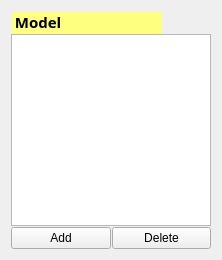
     <widget class="QWidget" name="layoutWidget">
      <layout class="QVBoxLayout" name="_2" stretch="0,0,0">
       <property name="spacing">
        <number>1</number>
       </property>
       <property name="sizeConstraint">
        <enum>QLayout::SetMinAndMaxSize</enum>
       </property>
       <item>
        <widget class="QLabel" name="label_3">
         <property name="maximumSize">
          <size>
           <width>150</width>
           <height>16777215</height>
          </size>
         </property>
         <property name="palette">
          <palette>
           <active>
            <colorrole role="WindowText">
             <brush brushstyle="SolidPattern">
              <color alpha="255">
               <red>0</red>
               <green>0</green>
               <blue>0</blue>
              </color>
             </brush>
            </colorrole>
            <colorrole role="Button">
             <brush brushstyle="SolidPattern">
              <color alpha="255">
               <red>255</red>
               <green>255</green>
               <blue>127</blue>
              </color>
             </brush>
            </colorrole>
            <colorrole role="Light">
             <brush brushstyle="SolidPattern">
              <color alpha="255">
               <red>255</red>
               <green>255</green>
               <blue>255</blue>
              </color>
             </brush>
            </colorrole>
            <colorrole role="Midlight">
             <brush brushstyle="SolidPattern">
              <color alpha="255">
               <red>255</red>
               <green>255</green>
               <blue>191</blue>
              </color>
             </brush>
            </colorrole>
            <colorrole role="Dark">
             <brush brushstyle="SolidPattern">
              <color alpha="255">
               <red>127</red>
               <green>127</green>
               <blue>63</blue>
              </color>
             </brush>
            </colorrole>
            <colorrole role="Mid">
             <brush brushstyle="SolidPattern">
              <color alpha="255">
               <red>170</red>
               <green>170</green>
               <blue>84</blue>
              </color>
             </brush>
            </colorrole>
            <colorrole role="Text">
             <brush brushstyle="SolidPattern">
              <color alpha="255">
               <red>0</red>
               <green>0</green>
               <blue>0</blue>
              </color>
             </brush>
            </colorrole>
            <colorrole role="BrightText">
             <brush brushstyle="SolidPattern">
              <color alpha="255">
               <red>255</red>
               <green>255</green>
               <blue>255</blue>
              </color>
             </brush>
            </colorrole>
            <colorrole role="ButtonText">
             <brush brushstyle="SolidPattern">
              <color alpha="255">
               <red>0</red>
               <green>0</green>
               <blue>0</blue>
              </color>
             </brush>
            </colorrole>
            <colorrole role="Base">
             <brush brushstyle="SolidPattern">
              <color alpha="255">
               <red>255</red>
               <green>255</green>
               <blue>255</blue>
              </color>
             </brush>
            </colorrole>
            <colorrole role="Window">
             <brush brushstyle="SolidPattern">
              <color alpha="255">
               <red>255</red>
               <green>255</green>
               <blue>127</blue>
              </color>
             </brush>
            </colorrole>
            <colorrole role="Shadow">
             <brush brushstyle="SolidPattern">
              <color alpha="255">
               <red>0</red>
               <green>0</green>
               <blue>0</blue>
              </color>
             </brush>
            </colorrole>
            <colorrole role="AlternateBase">
             <brush brushstyle="SolidPattern">
              <color alpha="255">
               <red>255</red>
               <green>255</green>
               <blue>191</blue>
              </color>
             </brush>
            </colorrole>
            <colorrole role="ToolTipBase">
             <brush brushstyle="SolidPattern">
              <color alpha="255">
               <red>255</red>
               <green>255</green>
               <blue>220</blue>
              </color>
             </brush>
            </colorrole>
            <colorrole role="ToolTipText">
             <brush brushstyle="SolidPattern">
              <color alpha="255">
               <red>0</red>
               <green>0</green>
               <blue>0</blue>
              </color>
             </brush>
            </colorrole>
           </active>
           <inactive>
            <colorrole role="WindowText">
             <brush brushstyle="SolidPattern">
              <color alpha="255">
               <red>0</red>
               <green>0</green>
               <blue>0</blue>
              </color>
             </brush>
            </colorrole>
            <colorrole role="Button">
             <brush brushstyle="SolidPattern">
              <color alpha="255">
               <red>255</red>
               <green>255</green>
               <blue>127</blue>
              </color>
             </brush>
            </colorrole>
            <colorrole role="Light">
             <brush brushstyle="SolidPattern">
              <color alpha="255">
               <red>255</red>
               <green>255</green>
               <blue>255</blue>
              </color>
             </brush>
            </colorrole>
            <colorrole role="Midlight">
             <brush brushstyle="SolidPattern">
              <color alpha="255">
               <red>255</red>
               <green>255</green>
               <blue>191</blue>
              </color>
             </brush>
            </colorrole>
            <colorrole role="Dark">
             <brush brushstyle="SolidPattern">
              <color alpha="255">
               <red>127</red>
               <green>127</green>
               <blue>63</blue>
              </color>
             </brush>
            </colorrole>
            <colorrole role="Mid">
             <brush brushstyle="SolidPattern">
              <color alpha="255">
               <red>170</red>
               <green>170</green>
               <blue>84</blue>
              </color>
             </brush>
            </colorrole>
            <colorrole role="Text">
             <brush brushstyle="SolidPattern">
              <color alpha="255">
               <red>0</red>
               <green>0</green>
               <blue>0</blue>
              </color>
             </brush>
            </colorrole>
            <colorrole role="BrightText">
             <brush brushstyle="SolidPattern">
              <color alpha="255">
               <red>255</red>
               <green>255</green>
               <blue>255</blue>
              </color>
             </brush>
            </colorrole>
            <colorrole role="ButtonText">
             <brush brushstyle="SolidPattern">
              <color alpha="255">
               <red>0</red>
               <green>0</green>
               <blue>0</blue>
              </color>
             </brush>
            </colorrole>
            <colorrole role="Base">
             <brush brushstyle="SolidPattern">
              <color alpha="255">
               <red>255</red>
               <green>255</green>
               <blue>255</blue>
              </color>
             </brush>
            </colorrole>
            <colorrole role="Window">
             <brush brushstyle="SolidPattern">
              <color alpha="255">
               <red>255</red>
               <green>255</green>
               <blue>127</blue>
              </color>
             </brush>
            </colorrole>
            <colorrole role="Shadow">
             <brush brushstyle="SolidPattern">
              <color alpha="255">
               <red>0</red>
               <green>0</green>
               <blue>0</blue>
              </color>
             </brush>
            </colorrole>
            <colorrole role="AlternateBase">
             <brush brushstyle="SolidPattern">
              <color alpha="255">
               <red>255</red>
               <green>255</green>
               <blue>191</blue>
              </color>
             </brush>
            </colorrole>
            <colorrole role="ToolTipBase">
             <brush brushstyle="SolidPattern">
              <color alpha="255">
               <red>255</red>
               <green>255</green>
               <blue>220</blue>
              </color>
             </brush>
            </colorrole>
            <colorrole role="ToolTipText">
             <brush brushstyle="SolidPattern">
              <color alpha="255">
               <red>0</red>
               <green>0</green>
               <blue>0</blue>
              </color>
             </brush>
            </colorrole>
           </inactive>
           <disabled>
            <colorrole role="WindowText">
             <brush brushstyle="SolidPattern">
              <color alpha="255">
               <red>127</red>
               <green>127</green>
               <blue>63</blue>
              </color>
             </brush>
            </colorrole>
            <colorrole role="Button">
             <brush brushstyle="SolidPattern">
              <color alpha="255">
               <red>255</red>
               <green>255</green>
               <blue>127</blue>
              </color>
             </brush>
            </colorrole>
            <colorrole role="Light">
             <brush brushstyle="SolidPattern">
              <color alpha="255">
               <red>255</red>
               <green>255</green>
               <blue>255</blue>
              </color>
             </brush>
            </colorrole>
            <colorrole role="Midlight">
             <brush brushstyle="SolidPattern">
              <color alpha="255">
               <red>255</red>
               <green>255</green>
               <blue>191</blue>
              </color>
             </brush>
            </colorrole>
            <colorrole role="Dark">
             <brush brushstyle="SolidPattern">
              <color alpha="255">
               <red>127</red>
               <green>127</green>
               <blue>63</blue>
              </color>
             </brush>
            </colorrole>
            <colorrole role="Mid">
             <brush brushstyle="SolidPattern">
              <color alpha="255">
               <red>170</red>
               <green>170</green>
               <blue>84</blue>
              </color>
             </brush>
            </colorrole>
            <colorrole role="Text">
             <brush brushstyle="SolidPattern">
              <color alpha="255">
               <red>127</red>
               <green>127</green>
               <blue>63</blue>
              </color>
             </brush>
            </colorrole>
            <colorrole role="BrightText">
             <brush brushstyle="SolidPattern">
              <color alpha="255">
               <red>255</red>
               <green>255</green>
               <blue>255</blue>
              </color>
             </brush>
            </colorrole>
            <colorrole role="ButtonText">
             <brush brushstyle="SolidPattern">
              <color alpha="255">
               <red>127</red>
               <green>127</green>
               <blue>63</blue>
              </color>
             </brush>
            </colorrole>
            <colorrole role="Base">
             <brush brushstyle="SolidPattern">
              <color alpha="255">
               <red>255</red>
               <green>255</green>
               <blue>127</blue>
              </color>
             </brush>
            </colorrole>
            <colorrole role="Window">
             <brush brushstyle="SolidPattern">
              <color alpha="255">
               <red>255</red>
               <green>255</green>
               <blue>127</blue>
              </color>
             </brush>
            </colorrole>
            <colorrole role="Shadow">
             <brush brushstyle="SolidPattern">
              <color alpha="255">
               <red>0</red>
               <green>0</green>
               <blue>0</blue>
              </color>
             </brush>
            </colorrole>
            <colorrole role="AlternateBase">
             <brush brushstyle="SolidPattern">
              <color alpha="255">
               <red>255</red>
               <green>255</green>
               <blue>127</blue>
              </color>
             </brush>
            </colorrole>
            <colorrole role="ToolTipBase">
             <brush brushstyle="SolidPattern">
              <color alpha="255">
               <red>255</red>
               <green>255</green>
               <blue>220</blue>
              </color>
             </brush>
            </colorrole>
            <colorrole role="ToolTipText">
             <brush brushstyle="SolidPattern">
              <color alpha="255">
               <red>0</red>
               <green>0</green>
               <blue>0</blue>
              </color>
             </brush>
            </colorrole>
           </disabled>
          </palette>
         </property>
         <property name="font">
          <font>
           <family>Segoe Print</family>
           <pointsize>11</pointsize>
           <weight>75</weight>
           <italic>false</italic>
           <bold>true</bold>
           <underline>false</underline>
           <stylestrategy>PreferDefault</stylestrategy>
           <kerning>true</kerning>
          </font>
         </property>
         <property name="autoFillBackground">
          <bool>true</bool>
         </property>
         <property name="text">
          <string> Model</string>
         </property>
        </widget>
       </item>
       <item>
        <widget class="QListView" name="lView_Model">
         <property name="maximumSize">
          <size>
           <width>200</width>
           <height>16777213</height>
          </size>
         </property>
        </widget>
       </item>
       <item>
        <layout class="QHBoxLayout" name="horizontalLayout_4">
         <property name="sizeConstraint">
          <enum>QLayout::SetFixedSize</enum>
         </property>
         <item>
          <widget class="QPushButton" name="btn_add_model">
           <property name="maximumSize">
            <size>
             <width>100</width>
             <height>16777215</height>
            </size>
           </property>
           <property name="text">
            <string>Add</string>
           </property>
          </widget>
         </item>
         <item>
          <widget class="QPushButton" name="btn_delete_model">
           <property name="maximumSize">
            <size>
             <width>100</width>
             <height>16777215</height>
            </size>
           </property>
           <property name="text">
            <string>Delete</string>
           </property>
          </widget>
         </item>
        </layout>
       </item>
      </layout>
     </widget>
